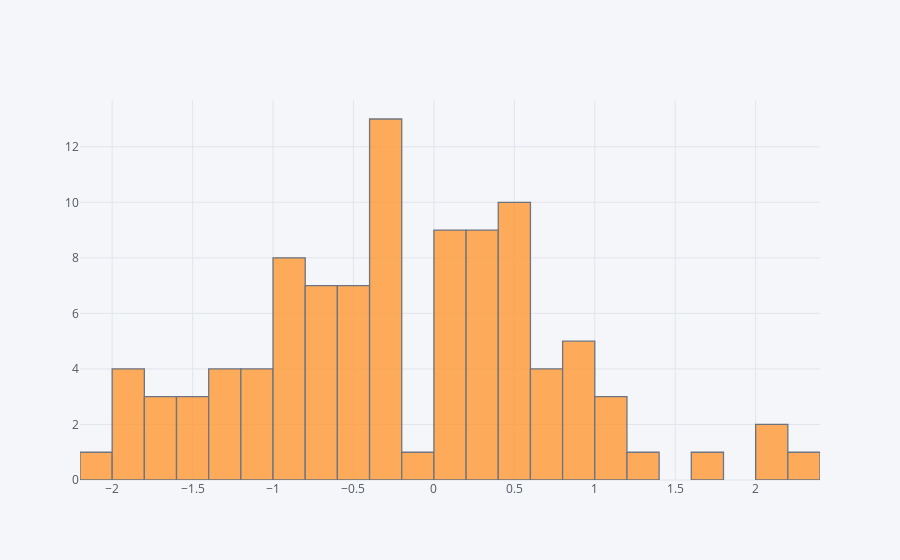

Notebook code for this chart:
### Markdown cell above
# Histogram

### Code cell
df['A'].iplot(kind='hist',bins=25)

### Figure 1 — Plotly figure (JSON) as saved in the notebook; plotly's stock layout.template omitted (floating-point values rounded to 4 significant figures)
{"data": [{"histfunc": "count", "histnorm": "", "marker": {"color": "rgba(255, 153, 51, 1.0)", "line": {"color": "#4D5663", "width": 1.3}}, "name": "A", "nbinsx": 25, "opacity": 0.8, "orientation": "v", "type": "histogram", "x": [-0.2184, -1.794, -0.9032, -0.8314, -1.591, -1.439, -0.6475, 0.8506, -1.149, -0.6237, -0.7854, -1.801, -0.3156, -0.2452, 0.3718, -0.9323, 0.556, 0.3764, 0.9759, 1.007, -0.5189, 0.4478, -0.3716, 0.704, -1.111, -0.4235, 0.5116, -0.5143, 2.082, 2.204, -0.8827, 0.04583, -0.2167, 0.1542, 0.2994, -0.4065, -0.2028, 1.791, 0.4489, 0.1802, 0.1283, -0.8722, -0.5806, 0.5809, 0.4752, 0.4388, 0.06326, 0.3725, 0.2761, 2.103, -0.3236, -0.9714, 0.5523, -0.7857, -0.8519, -1.305, 0.7739, -0.484, 1.149, -2.11, 0.6815, -1.233, -1.622, 0.2539, -1.932, 0.1417, 0.7687, 0.8505, 0.08992, -1.259, -0.2381, -0.3488, 0.5826, 0.3887, 0.149, -1.298, 0.9883, 0.1554, -0.2999, -0.288, -0.6168, -0.9695, -0.745, -1.859, -0.3676, -1.998, -0.7309, 1.266, -0.4576, -1.422, -1.141, -0.3628, -1.643, -0.1416, 1.107, 0.9755, 0.3633, 0.2406, -1.068, 0.5263]}], "layout": {"barmode": "overlay", "legend": {"bgcolor": "#F5F6F9", "font": {"color": "#4D5663"}}, "paper_bgcolor": "#F5F6F9", "plot_bgcolor": "#F5F6F9", "titlefont": {"color": "#4D5663"}, "xaxis1": {"gridcolor": "#E1E5ED", "showgrid": true, "tickfont": {"color": "#4D5663"}, "title": "", "titlefont": {"color": "#4D5663"}, "zerolinecolor": "#E1E5ED"}, "yaxis1": {"gridcolor": "#E1E5ED", "showgrid": true, "tickfont": {"color": "#4D5663"}, "title": "", "titlefont": {"color": "#4D5663"}, "zerolinecolor": "#E1E5ED"}}}
